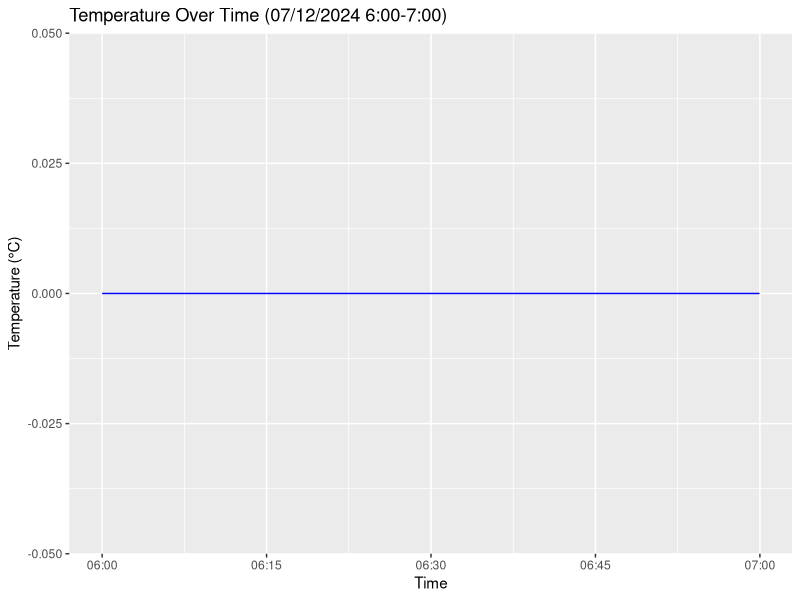
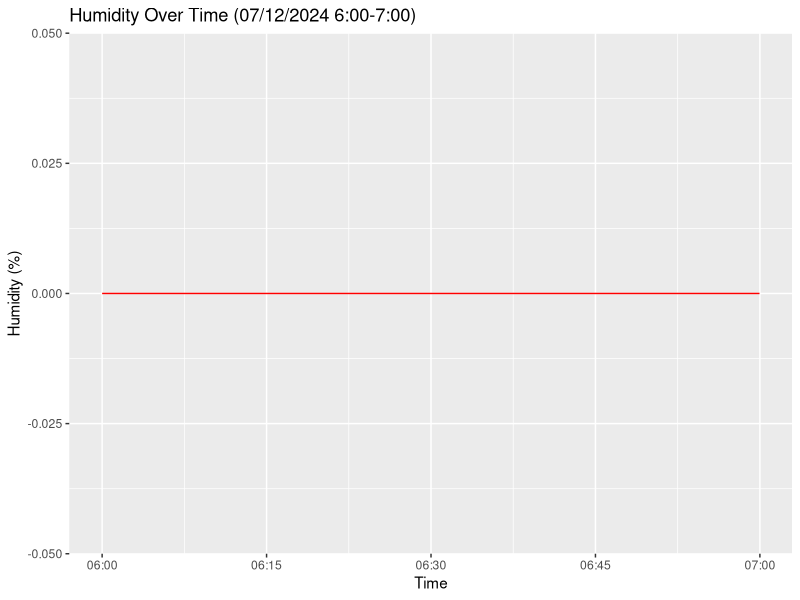
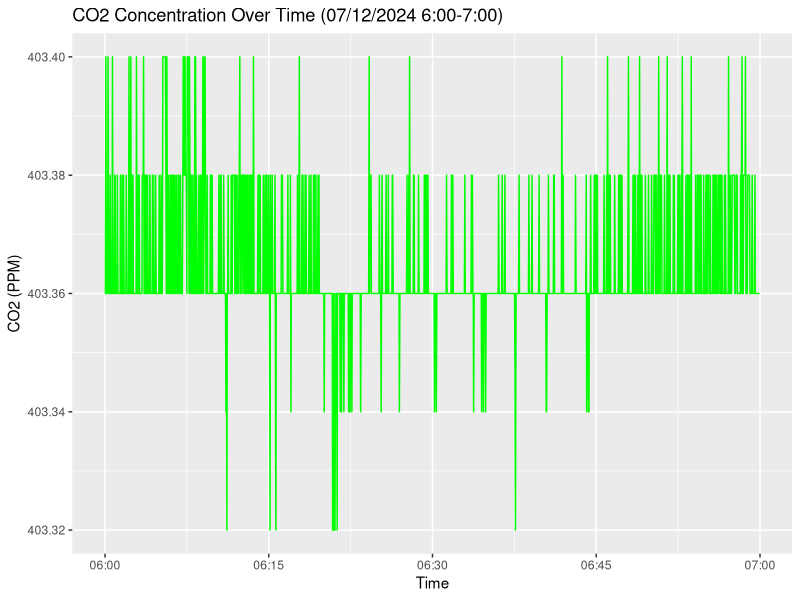
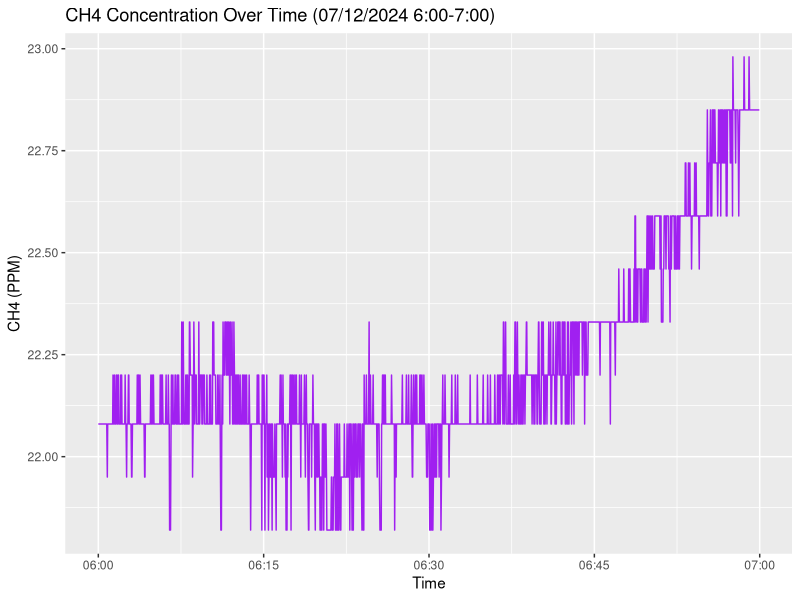
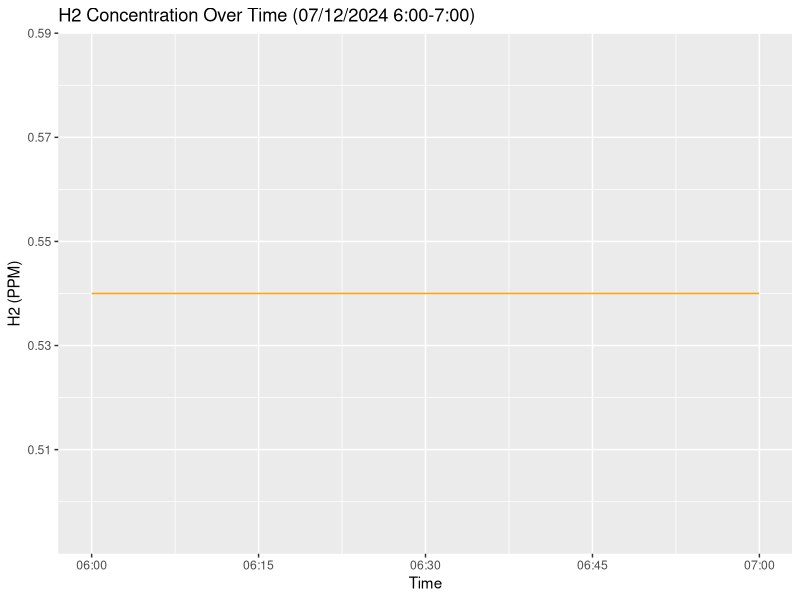

These charts were generated, in order, by the following R code:
# Load necessary libraries
library(ggplot2)
library(dplyr)

# Read the CSV file
weather_data <- read.csv("WEATHER.CSV")

# Convert the datetime column to POSIXct
weather_data$datetime <- as.POSIXct(weather_data$datetime, format="%m/%d/%Y %H:%M:%S")

# Filter data for 07/12/2024 between 6:00 and 7:00
start_time <- as.POSIXct("07/12/2024 06:00:00", format="%m/%d/%Y %H:%M:%S")
end_time <- as.POSIXct("07/12/2024 07:00:00", format="%m/%d/%Y %H:%M:%S")
filtered_data <- weather_data %>%
  filter(datetime >= start_time & datetime <= end_time)

# Create a plot for each variable
plot_temperature <- ggplot(filtered_data, aes(x = datetime, y = temperature)) +
  geom_line(color = "blue") +
  labs(title = "Temperature Over Time (07/12/2024 6:00-7:00)", x = "Time", y = "Temperature (°C)")

plot_humidity <- ggplot(filtered_data, aes(x = datetime, y = humidity)) +
  geom_line(color = "red") +
  labs(title = "Humidity Over Time (07/12/2024 6:00-7:00)", x = "Time", y = "Humidity (%)")

plot_CO2 <- ggplot(filtered_data, aes(x = datetime, y = CO2_PPM)) +
  geom_line(color = "green") +
  labs(title = "CO2 Concentration Over Time (07/12/2024 6:00-7:00)", x = "Time", y = "CO2 (PPM)")

plot_CH4 <- ggplot(filtered_data, aes(x = datetime, y = CH4_PPM)) +
  geom_line(color = "purple") +
  labs(title = "CH4 Concentration Over Time (07/12/2024 6:00-7:00)", x = "Time", y = "CH4 (PPM)")

plot_H2 <- ggplot(filtered_data, aes(x = datetime, y = H2_PPM)) +
  geom_line(color = "orange") +
  labs(title = "H2 Concentration Over Time (07/12/2024 6:00-7:00)", x = "Time", y = "H2 (PPM)")

# Display the plots
print(plot_temperature)
print(plot_humidity)
print(plot_CO2)
print(plot_CH4)
print(plot_H2)
